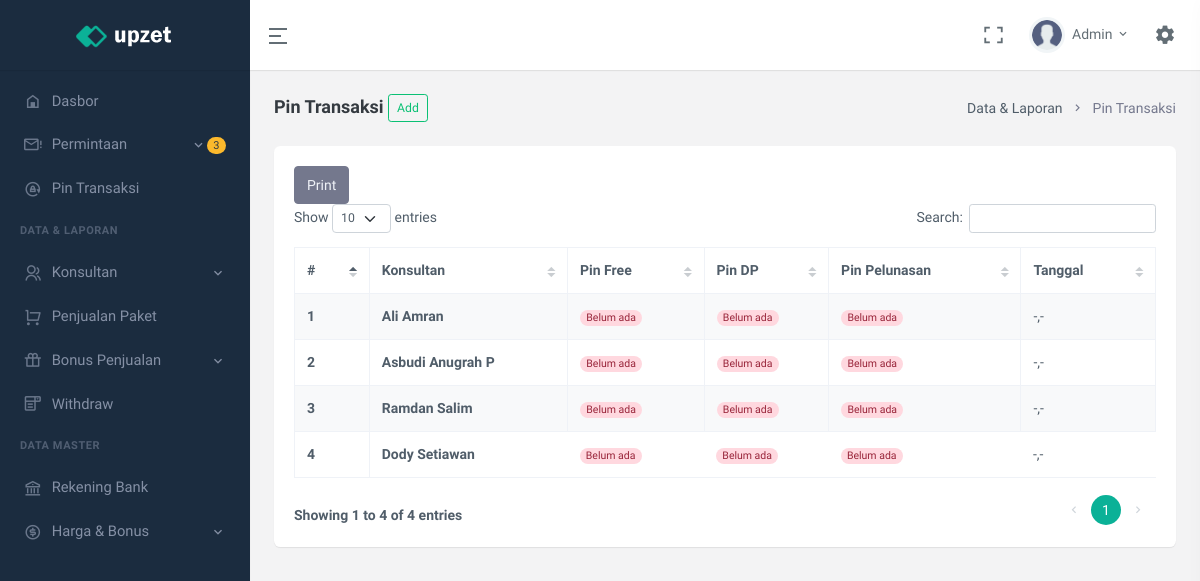
The app's page /pin-transaksi.php (signed in), older data.
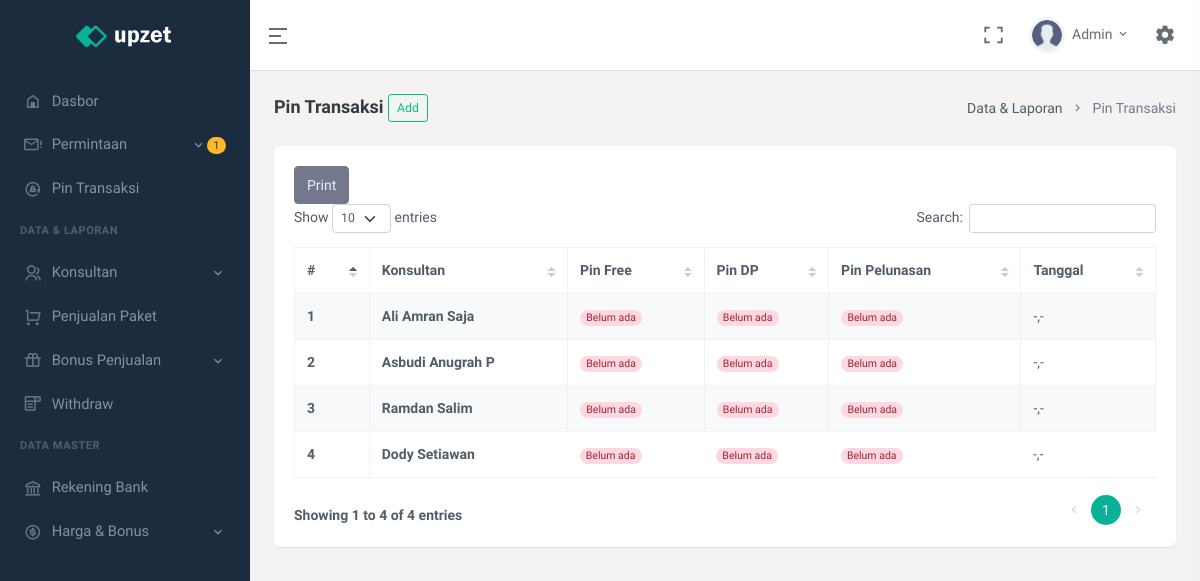
The same page, newer data.
### tables this page shows
CREATE TABLE `user` (
  `id` int(11) UNSIGNED NOT NULL,
  `code_referral` varchar(7) NOT NULL,
  `email` varchar(250) NOT NULL,
  `name` varchar(25) NOT NULL,
  `no_telpn` varchar(25) NOT NULL,
  `password` text NOT NULL,
  `role_user` enum('ADMIN','OWNER','KONSULTAN') NOT NULL DEFAULT 'KONSULTAN',
  `upline` varchar(7) NOT NULL DEFAULT 'ADMIN',
  `status` enum('AKTIF','TIDAK AKTIF') NOT NULL DEFAULT 'TIDAK AKTIF',
  `join_date` datetime NOT NULL
);

### modal/ConnectionsClass.php (called while the page is built, shortened)
<?php
class ConnectionsClass{
    private $servername = "localhost";
    private $username = "root";
    private $password = "";
    private $dbname = "nrj_tour";
    protected function dbConn(){
        $connect = new mysqli($this->servername, $this->username, $this->password, $this->dbname);
        if($connect){
            return $connect;
        }
    }
    protected function dbCheck(?string $tableName = null){
        $sql = "SHOW TABLES LIKE '" . $tableName . "'";
        $exe = $this->dbConn()->query($sql);
        $result = $exe->num_rows;
        return $result;
    }
}
?>

### modal/userClass.php (called while the page is built, shortened)
<?php
class userClass extends ConnectionsClass{
    private $table_name = "user";
    public function __construct(){
        if($this->dbCheck($this->table_name) == 0){
            $sql = "CREATE TABLE " . $this->table_name . " (
                id INT(11) UNSIGNED AUTO_INCREMENT PRIMARY KEY,
                code_referral VARCHAR(7) NOT NULL UNIQUE,
                email VARCHAR(250) NOT NULL UNIQUE,
                name VARCHAR(25) NOT NULL,
                no_telpn VARCHAR(25) NOT NULL UNIQUE,
                password TEXT NOT NULL,
                role_user ENUM('ADMIN','OWNER','KONSULTAN') NOT NULL DEFAULT 'KONSULTAN',
                upline VARCHAR(7) NOT NULL DEFAULT 'ADMIN',
                status ENUM('AKTIF','TIDAK AKTIF') NOT NULL DEFAULT 'TIDAK AKTIF',
                join_date DATETIME NOT NULL
            )";
            $this->dbConn()->query($sql);
            $this->dbConn()->close();
        }
    }
    public function selectUser(?string $param = null, ?string $key1 = null, ?string $key2 = null, ?string $key3 = null, ?string $key4 = null){
        if($param == "oneCondition"){
            $sql = "SELECT * FROM " . $this->table_name . " WHERE " . $key1 . " = '" . $key2 . "' ORDER BY join_date DESC";
        }elseif($param == "checkForUpdate"){
            $sql = "SELECT * FROM " . $this->table_name . " WHERE " . $key1 . " = '" . $key2 . "' AND code_referral <> '" . $key3 . "'";
        }
        $exe = $this->dbConn()->query($sql);
        while($rows = $exe->fetch_assoc()){
            $data[] = $rows;
        }
        $result["data"] = $data;
        $result["nums"] = $exe->num_rows;
        return $result;
    }
}
?>

### config/userLogin.php (called while the page is built, shortened)
<?php
$userClass = new userClass();
$dataLogin = $userClass->selectUser("oneCondition","code_referral",$_SESSION['id_nrjtour']);
foreach($dataLogin['data'] as $row){
    $name = $row['name'];
    $role_user = $row['role_user'];
}
?>

### modal/withdrawClass.php (called while the page is built, shortened)
<?php
class withdrawClass extends ConnectionsClass{
    private $table_name = "withdraw";
    public function __construct(){
        if($this->dbCheck($this->table_name) == 0){
            $sql = "CREATE TABLE " . $this->table_name . " (
                id INT(11) UNSIGNED AUTO_INCREMENT PRIMARY KEY,
                code_referral VARCHAR(7) NOT NULL,
                nominal DOUBLE NOT NULL,
                status ENUM('PENDING','DITOLAK','SUCCESS') NOT NULL DEFAULT 'PENDING',
                date DATETIME NOT NULL
            )";
            $this->dbConn()->query($sql);
            $this->dbConn()->close();
        }
    }
    public function selectWithdraw(?string $param = null, ?string $key1 = null, ?string $key2 = null){
        if($param == "oneCondition"){
            $sql = "SELECT * FROM " . $this->table_name . " WHERE " . $key1 . " = '" . $key2 . "' ORDER BY date DESC";
        }else{
            $sql = "SELECT * FROM " . $this->table_name . " ORDER BY date DESC";
        }
        $exe = $this->dbConn()->query($sql);
        $result["data"] = $data;
        $result["nums"] = $exe->num_rows;
        return $result;
    }
}
?>

### modal/dataPenjualanClass.php (called while the page is built, shortened)
<?php
class dataPenjualanClass extends ConnectionsClass{
    private $table_name = "data_penjualan";
    public function selectDataPenjualan(?string $param = null, ?string $key1 = null, ?string $key2 = null, ?string $key3 = null, ?string $key4 = null){
        if($param == "oneCondition"){
            $sql = "SELECT * FROM " . $this->table_name . " WHERE " . $key1 . " = '" . $key2 . "' ORDER BY date DESC";
        }elseif($param == "dateUser"){
            $sql = "SELECT * FROM " . $this->table_name . " WHERE perekrut = '" . $key1 . "' AND (date >= '" . $key2 . " 00:00:00' AND date <= '" . $key3 . " 23:59:59') ORDER BY date DESC LIMIT 1";
        }elseif($param == "dateKonsultan"){
            $sql = "SELECT * FROM " . $this->table_name . " WHERE perekrut = '" . $key1 . "' AND (date >= '" . $key2 . " 00:00:00' AND date <= '" . $key3 . " 23:59:59') ORDER BY date DESC";
        }elseif($param == "date"){
            $sql = "SELECT * FROM " . $this->table_name . " WHERE date >= '" . $key1 . " 00:00:00' AND date <= '" . $key2 . " 23:59:59' ORDER BY date DESC";
        }else{
            $sql = "SELECT * FROM " . $this->table_name . " ORDER BY date DESC";
        }
        $exe = $this->dbConn()->query($sql);
        while($rows = $exe->fetch_assoc()){
            $data[] = $rows;
        }
        $result["data"] = $data;
        $result["nums"] = $exe->num_rows;
        return $result;
    }
}
?>

### modal/pinClass.php (called while the page is built, shortened)
<?php
class pinClass extends ConnectionsClass{
    private $table_name = "pin_user";
    public function selectPin(?string $param = null, ?string $key1 = null, ?string $key2 = null, ?string $key3 = null){
        if($param == "pinFree"){
            $sql = "SELECT code_referral FROM " . $this->table_name . " WHERE pin_free = '" . $key1 . "' AND date_create = '" . $key2 . "' AND code_referral = '" . $key3 . "'";
        }elseif($param == "pinUangMuka"){
            $sql = "SELECT code_referral FROM " . $this->table_name . " WHERE pin_uang_muka = '" . $key1 . "' AND date_create = '" . $key2 . "' AND code_referral = '" . $key3 . "'";
        }elseif($param == "pinPelunasan"){
            $sql = "SELECT code_referral FROM " . $this->table_name . " WHERE pin_pelunasan = '" . $key1 . "' AND date_create = '" . $key2 . "' AND code_referral = '" . $key3 . "'";
        }elseif($param == "pinFreeCheck"){
            $sql = "SELECT code_referral FROM " . $this->table_name . " WHERE pin_free = '" . $key1 . "' AND date_create = '" . $key2 . "'";
        }elseif($param == "pinUangMukaCheck"){
            $sql = "SELECT code_referral FROM " . $this->table_name . " WHERE pin_uang_muka = '" . $key1 . "' AND date_create = '" . $key2 . "'";
        }elseif($param == "pinPelunasanCheck"){
            $sql = "SELECT code_referral FROM " . $this->table_name . " WHERE pin_pelunasan = '" . $key1 . "' AND date_create = '" . $key2 . "'";
        }elseif($param == "dataPinUser"){
            $sql = "SELECT pin_free, pin_uang_muka, pin_pelunasan, date_create FROM " . $this->table_name . " WHERE code_referral = '" . $key1 . "' AND date_create = '" . $key2 . "'";
        }
        $exe = $this->dbConn()->query($sql);
        $result["data"] = $data;
        $result["nums"] = $exe->num_rows;
        return $result;
    }
}
?>

### config/pinTransaksiConfig.php (the view, shortened to what the changed rows need)
<?php
$pinClass = new pinClass();
$formatInputClass = new formatInputClass();
$dateNow = $formatInputClass->date()['dateNow'];
function dataTable(){
    global $userClass;
    $num = 1;
    $data = $userClass->selectUser("oneCondition", "role_user", "KONSULTAN");
    foreach($data['data'] as $row){
        if($row['status'] == "AKTIF"){
            echo '<tr>
                    <th> ' . $num++ . ' </th>
                    <td>
                        <strong>' . $row['name'] . '</strong><br>
                    </td>
                    <td> ' . dataPinUser($row['code_referral'])['free'] . ' </td>
                    <td> ' . dataPinUser($row['code_referral'])['dp'] . ' </td>
                    <td> ' . dataPinUser($row['code_referral'])['pelunasan'] . ' </td>
                    <td> ' . dataPinUser($row['code_referral'])['tgl'] . ' </td>
                </tr>';
        }
    }
}
function dataPinUser($user){
    global $pinClass;
    global $dateNow;
    $data = $pinClass->selectPin("dataPinUser", $user, $dateNow);
    if($data['nums'] == 0){
        $result['free'] = '<span class="badge rounded-pill alert-danger">Belum ada</span>';
        $result['dp'] = '<span class="badge rounded-pill alert-danger">Belum ada</span>';
        $result['pelunasan'] = '<span class="badge rounded-pill alert-danger">Belum ada</span>';
        $result['tgl'] = '-,-';
    }
    return $result;
}
?>

### partial/topBar.php (shortened to what the changed rows need)
<header id="page-topbar">
    <div class="navbar-header">
        <div class="d-flex">
            <div class="dropdown d-inline-block user-dropdown">
                <button type="button" class="btn header-item waves-effect" id="page-header-user-dropdown"
                    data-bs-toggle="dropdown" aria-haspopup="true" aria-expanded="false">
                    <img class="rounded-circle header-profile-user" src="assets/images/users/avatar-2.png"
                        alt="Header Avatar">
                    <span class="d-none d-xl-inline-block ms-1"><?= explode(" ",$name)[0] ?></span>
                    <i class="mdi mdi-chevron-down d-none d-xl-inline-block"></i>
                </button>
            </div>
        </div>
    </div>
</header>

### partial/sideBar.php (shortened to what the changed rows need)
<?php
    $dataPenjualanClass = new dataPenjualanClass();
    $withdrawClass = new withdrawClass();
?>
<div class="vertical-menu">
    <div data-simplebar class="h-100">
        <div id="sidebar-menu">
            <ul class="metismenu list-unstyled" id="side-menu">
                <?php
                    if($role_user == "ADMIN"){
                        $dataNotif = $dataPenjualanClass->selectDataPenjualan("all");
                        $orderNumPendingNotif = 0;
                        $orderNumPendingPelunansanNotif = 0;
                        foreach($dataNotif['data'] as $row){
                            if($row['status'] == "PENDING"){
                                $orderNumPendingNotif += 1;
                            }elseif($row['status'] == "MENUNGGU KONFIRMASI PELUNASAN"){
                                $orderNumPendingPelunansanNotif += 1;
                            }
                        }
                        $dataWd = $withdrawClass->selectWithdraw("oneCondition", "status", "PENDING");
                        $wdnUMPending = $dataWd['nums'];
                ?>
                    <li>
                        <a href="javascript: void(0);" class="has-arrow waves-effect">
                            <i class="mdi mdi-email-alert-outline"></i>
                            <?php if($orderNumPendingNotif + $orderNumPendingPelunansanNotif + $wdnUMPending > 0){ ?>
                                <span class="badge rounded-pill bg-warning text-dark float-end"><?= $orderNumPendingNotif + $orderNumPendingPelunansanNotif + $wdnUMPending ?></span>
                            <?php } ?>
                            <span>Permintaan</span>
                        </a>
                    </li>
                <?php } ?>
            </ul>
        </div>
    </div>
</div>

Row changes from the older to the newer data that the page shows:
computed for user "Admin": role_user "3" → "1"
changed user: name "Ali Amran" → "Ali Amran Saja"
